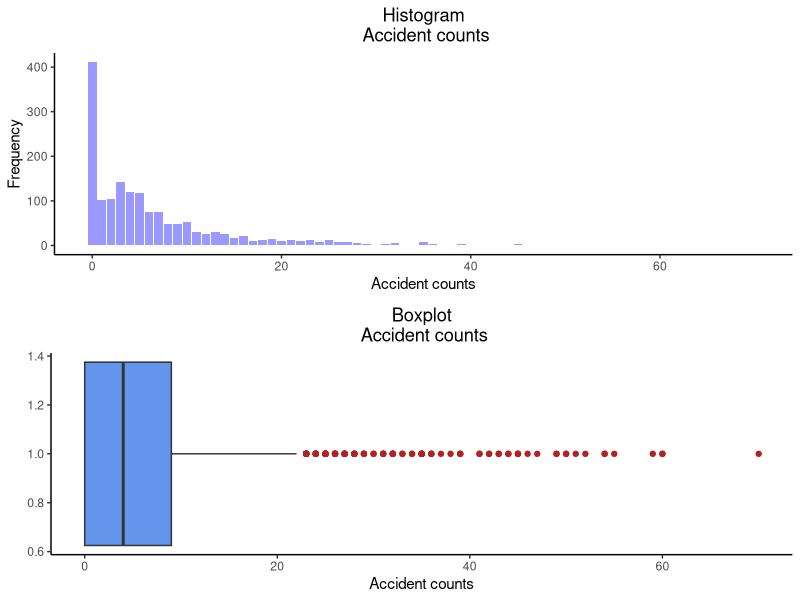

Here is the R script that generated this plot:
## ---- chunk 1
knitr::opts_chunk$set(echo = FALSE, message = FALSE, warning = FALSE, fig.width = 6, fig.height = 5, fig.pos="H", fig.pos = 'H')
# Note: Include = FALSE implies the code is executed, but not printed in your pdf.
# warning and message = FALSE implies ugly messages and warnings are removed from your pdf. These should be picked up when you execute the command chunks (code sections below) in your rmd, not printed in your paper!

library(knitr)
library(ggplot2)
library(kableExtra)
library(tidyverse)
library(cowplot)
# 
# devtools::install_version("rmarkdown", version = "1.8", repos = "http://cran.us.r-project.org")


dat <- read.csv("data/accidents.csv") %>% 
  setNames(c("Index","Counts")) %>% 
  as_data_frame() %>% 
  mutate(Counts = as.numeric(Counts))

#define usefule variables
x <- dat$Counts
n <- nrow(dat)

## ---- chunk 2

#first column is just an index, second is a  1632 observations

#first visualise the data


  distribution_plot <- ggplot(dat, aes(Counts)) +
  stat_count( fill="blue",
                 alpha = .4,
                 position="dodge")+
  labs(x="Accident counts", y="Frequency" , title="Histogram\n Accident counts") +
  theme_classic() +
  theme(plot.title = element_text(hjust=0.5))

firstbox <- ggplot(dat)+
  geom_boxplot(aes(y= dat$Counts,x=1),
               fill = "cornflowerblue", 
               outlier.color ="firebrick")+
  theme_classic() +
  theme(plot.title = element_text(hjust=0.5))+
  labs(title="Boxplot\n Accident counts") +
  labs(y="Accident counts",x ="")+
  coord_flip()

plot_grid(distribution_plot,firstbox,ncol = 1)

percentage_zero <- ((sum(dat$Counts==0)/nrow(dat))*100) %>% round(digits = 2)

## ---- chunk 3
#five number summary of the data
five_sum <- summary(dat)

#percentage outliers - 3rd quartile is 9
perc_outlier <- round(length(dat$Counts[dat$Counts > 1.5*9])/length(dat$Counts),4)*100
## ---- chunk 4

#we can use mle to fit this
mle_lambda <- sum(x)/n

loglik_poisson <- -n*mle_lambda + sum(x)*log(mle_lambda)  -sum(log(factorial(x)))

aic_poisson <- -2*loglik_poisson + 2*(1)

data_frame(`Lambda Estimate`= mle_lambda , AIC = aic_poisson) %>% knitr::kable()


## ---- chunk 5

#https://en.wikipedia.org/wiki/Negative_binomial_distribution#Gamma%E2%80%93Poisson_mixture
#use optim to optimise for r and m
#r is a shape parameter so it doesnt really affect the loglikelihood much
# we want mean = variance i think... therefore you can solve for r = m^2 /(sample variance  - m)
#This is done by looking at birgit's notes and seeing that variance = m + m^2/r

calc_negbinom_loglik <- function(par){
  m <- par[1]
  r <- m^2 /(var(x)-m)
  
  loglik <- -n*log(gamma(r)) + sum(log(gamma(r+x))) - sum(log(factorial(x))) + sum(x) * log(m/(m+r)) + n*r*log(r/(r+m))
  
  return(loglik)
  
}


#If we maximise loglikelihood, we will be minimising AIC

mle_negbinom <-
  optim(
  par = 1,
  fn = calc_negbinom_loglik ,
  control = list(fnscale = -1),
  lower = 3,
  upper = 30 ,
  method = "L-BFGS-B"
  )

m_estimate <- mle_negbinom$par[1]
r_estimate <- m_estimate^2 /(var(x)-m_estimate)

aic_negbinom <- -2*-mle_negbinom$value + 2*(1)


data_frame(`M Mean Estimate`= m_estimate , `r Shape Estimate` = r_estimate, AIC = aic_negbinom) %>% knitr::kable()
